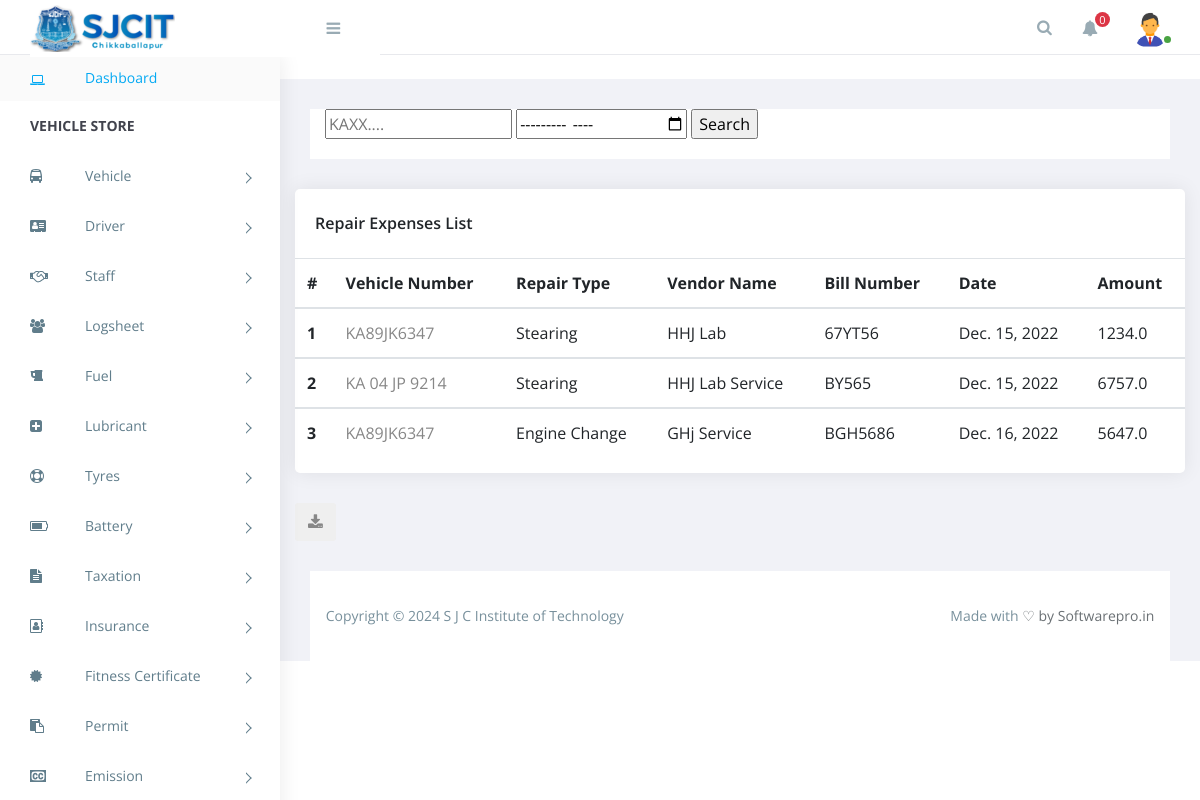
Screenshot of /repair_list (signed in) with the database file from the repository.
### accounts/models.py (models this page shows, shortened)
class Profile(models.Model):
    user = models.OneToOneField(User,null=True,on_delete=models.CASCADE)
    name = models.CharField(max_length=200,null=True)
    phone = models.CharField(max_length=200,null=True)
    email = models.EmailField(max_length=50,null=True)
    image = models.ImageField(default='/admin.png',null=True)
    date_created = models.DateTimeField(auto_now_add=True,null=True)

### invoice/models.py (models this page shows, shortened)
class Repair(models.Model):
    vehicle = models.ForeignKey(Vehicle, on_delete=models.CASCADE, related_name="repairs")
    repair_type = models.CharField(max_length=100, blank=False, null=False)
    vendor_name = models.CharField(max_length=100, blank=False, null=False)
    bill_no = models.CharField(max_length=100, blank=True, null=True)
    amount = models.FloatField(blank=False, null=False, )
    date = models.DateField(blank=False, null=False)
    reason = models.TextField(blank=True, null=True)

class Vehicle(models.Model):
    user = models.ForeignKey(
        User, on_delete=models.CASCADE, related_name="vehicles")
    vehicle_no = models.CharField(max_length=100, blank=False, null=False)
    type = models.CharField(max_length=100, blank=False, null=False,)
    owner_name = models.CharField(max_length=100, blank=False, null=False)
    wheel_base = models.CharField(max_length=100, blank=False, null=False,)
    engine_no = models.CharField(max_length=100, blank=False, null=False,unique=True)
    chasis_no = models.CharField(
        max_length=100, blank=False, null=False, unique=True)
    body_type = models.CharField(max_length=100, blank=False, null=False)
    fuel_type = models.CharField(max_length=100, blank=False, null=False)
    fuel_capacity = models.FloatField(blank=False, null=False)
    make = models.CharField(max_length=100, null=False, blank=False)
    seating_capacity = models.IntegerField(blank=False, null=False)
    unloaden_weight = models.IntegerField(blank=False, null=False)
    loaden_weight = models.IntegerField(blank=False, null=False)
    tyre_size = models.CharField(max_length=100, blank=False, null=False)
    registration_date = models.DateField(blank=False, null=False)
    target_kmpl = models.FloatField(blank=False, null=False, )

### accounts/decorators.py (the view)
        def wrapper_func(request, *args, **kwargs):
            group = None
            if request.user.groups.exists():
                group = request.user.groups.all()[0].name
            if group in allowed_roles:
                return view_func(request, *args, **kwargs)
            else:
                return HttpResponse('You are not authorized to view this page')

### invoice/notification_processors.py (called while the page is built)
def notifications(request):
    data = Notify.objects.filter(sent=True).order_by('-id')[:3]
    return {'notifications': data}

### templates/invoice/repair_list.html (shortened to what this page needs)
{% extends 'base/base.html' %}
{% block breadcrumbs %}
<div class="breadcrumbs">
    <div class="breadcrumbs-inner">
        <div class="row m-0">
            <div style="margin: 0px; padding: 0px;" class="col-s">
                <div class="page-header float-left">
                    <div class="page-title">
                        <form action="" method="post">
                            <div class="calender">
                                <input type="text" name="vehicle" id="vehicle" placeholder="KAXX....">
                                <input type="month" name="month" id="month">
                                <input type="submit" name="submit" value="Search">
                            </div>
                        </form>
                    </div>
                </div>
            </div>
        </div>
    </div>
</div>
{% endblock breadcrumbs %}
{% block content %}
<div class="row" style="display: block;">
    <div class="invoice">
        <div class="col-md-15">
            <div id="invoice">
                <div class="card">
                    <div class="card-body">
                        <h4 class="box-title">Repair Expenses List</h4>
                    </div>
                    <div class="card-body--">
                        <table class="table">
                            <thead>
                                <tr>
                                    <th>#</th>
                                    <th class="shrink">Vehicle Number</th>
                                    <th class="shrink">Repair Type</th>
                                    <th class="shrink">Vendor Name</th>
                                    <th class="shrink">Bill Number</th>
                                    <th class="shrink">Date</th>
                                    <th class="shrink">Amount</th>
                                </tr>
                            </thead>
                            {% if repair %}
                            {% for repair in repair %}
                            <tbody>
                                <tr>
                                    <th>{{forloop.counter}}</th>
                                    <td><a href="{% url 'detail_repair' repair.id %}">{{ repair.vehicle.vehicle_no }}</a></td>
                                    <td>{{ repair.repair_type }}</td>
                                    <td>{{ repair.vendor_name }}</td>
                                    <td>{{ repair.bill_no }}</td>
                                    <td>{{ repair.date }}</td>
                                    <td>{{ repair.amount }}</td>
                                </tr>
                            </tbody>
                            {% endfor %}
                            {% else %}
                            <tr>
                                <td colspan="12" class="text-center ">OOPS, repair Expense data not Found !</td>
                            </tr>
                            {% endif %}
                        </table>
                    </div>
                </div>
            </div>
        </div>
    </div>
    <button class="btn" onclick="generatePDF()"><i class="fa fa-download"></i></button>
</div>
{% endblock content %}

### templates/base/navbar.html (shortened to what this page needs)
{% load static %}
<header id="header" class="header">
    <div class="top-left">
        <div class="navbar-header">
            <a class="navbar-brand" href=""><img src="{% static 'images/logo_1.png' %}" alt="Logo"></a>
            <a id="menuToggle" class="menutoggle"><i class="fa fa-bars"></i></a>
        </div>
    </div>
    <div class="top-right">
        <div class="header-menu">
            <div class="header-left">
                <button class="search-trigger"><i class="fa fa-search"></i></button>
                <div class="dropdown for-notification">
                    <button class="btn btn-secondary dropdown-toggle" type="button" id="notification"
                        data-toggle="dropdown" aria-haspopup="true" aria-expanded="false">
                        <i class="fa fa-bell"></i>
                        <span class="count bg-danger" id="notification-badge">0</span>
                    </button>
                </div>
            </div>
            {% if request.user.is_authenticated %}
            {% if request.user.is_superuser %}
            <div class="user-area dropdown float-right">
                <a href="#" class="dropdown-toggle active" data-toggle="dropdown" aria-haspopup="true"
                    aria-expanded="false">
                    <img class="user-avatar rounded-circle" src="{{request.user.profile.image.url}}" alt="User Avatar">
                </a>
                <div class="user-menu dropdown-menu">
                    <a class="nav-link" href="{% url 'logout' %}"><i class="fa fa-power -off"></i>Logout</a>
                </div>
            </div>
            {% else %}
            <div class="user-area dropdown float-right">
                <a href="#" class="dropdown-toggle active" data-toggle="dropdown" aria-haspopup="true"
                    aria-expanded="false">
                    <img class="user-avatar rounded-circle" src="{{request.user.profile.image.url}}" alt="User Avatar">
                </a>
            </div>
            {% endif %}
            {% endif %}
        </div>
    </div>
</header>

### static/assets/css/style.css (style rules this page uses)
body { display: table; font-family: "Open Sans", sans-serif; font-size: 16px; width: 100%; }
h1, h2, h3, h4, h5, h6 { margin: 0; }
img { max-width: 100%; }
.btn, button, input, textarea { -webkit-box-shadow: none; box-shadow: none; outline: 0 !important; }
.btn { border-radius: 3px; }
.right-panel .top-left { width: 350px; float: left; }
.right-panel .breadcrumbs { float: left; margin-top: 30px; padding: 0 1.875em; width: 100%; }
.right-panel .breadcrumbs .breadcrumbs-inner { background-color: #fff; }
.right-panel .page-header { min-height: 50px; margin: 0px; padding: 0px 15px; background: #ffffff; border-bottom: 0px; }
.right-panel header.header { background: #fff; border-bottom: 1px solid #e8e9ed; -webkit-box-shadow: none; box-shadow: none; clear: both; padding: 0 30px; height: 55px; position: fixed; left: 280px; left: 0; right: 0; top: 0; z-index: 999; }
.right-panel .navbar-brand { width: 250px; display: inline-block; }
.right-panel .menutoggle { padding-top: 7px; }
.right-panel .navbar-header { width: 100%; background-color: #fff; padding: 0 1.25em 0 0; }
.right-panel .navbar-header>a { display: inline-block; }
.right-panel .navbar-brand { line-height: 42px; }
.right-panel .navbar-brand img { max-width: 145px; }
.menutoggle { background-color: transparent; color: #99abb4 !important; cursor: pointer; font-size: 1em; height: 40px; line-height: 40px; width: 40px; display: block; text-align: right; }
.search-trigger { background: transparent; border: none; color: #99abb4; cursor: pointer; font-size: 16px; line-height: 55px; padding: 0; width: 43px; }
.header-left { display: inline-block; }
.header-left .dropdown { display: inline-block; }
.header-left .dropdown .dropdown-toggle { background: transparent; border: none; color: #99abb4; font-size: 16px; line-height: 55px; padding-top: 0; padding-bottom: 0; }
.header-left .dropdown .dropdown-toggle:after { display: none; }
.header-left .dropdown .dropdown-toggle .count { border-radius: 50%; color: #fff; font-size: 11px; height: 15px; width: 15px; line-height: 15px; right: 0; top: 12px; position: absolute; }
.header-menu { display: -webkit-box; display: -ms-flexbox; display: flex; -webkit-box-pack: end; -ms-flex-pack: end; justify-content: flex-end; }
.header-menu .dropdown { line-height: 55px; margin-top: 0 !important; }
.header-menu .dropdown .dropdown-toggle { line-height: 55px; }
.user-area .dropdown-toggle { position: relative; z-index: 0; }
.user-area .dropdown-toggle:before { content: ""; position: absolute; right: -3px; bottom: 10px; background: #868e96; width: 11px; height: 11px; border-radius: 100%; border: 2px solid white; z-index: 1; }
.user-area .dropdown-toggle.active:before { background: #49a342; }
.user-area { float: right; padding-right: 0; position: relative; padding-left: 20px; }
.user-area .user-avatar { float: right; width: 40px; }
.user-area .dropdown-toggle { line-height: 55px; height: 55px; display: -webkit-box; display: -ms-flexbox; display: flex; -webkit-box-pack: center; -ms-flex-pack: center; justify-content: center; -webkit-box-align: center; -ms-flex-align: center; align-items: center; }
.user-area .dropdown-toggle:after { display: none; }
.card { margin-bottom: 1.875em; border-radius: 5px; padding: 0; border: 0px solid transparent; -webkit-box-shadow: 0 0 20px rgba(0, 0, 0, 0.08); box-shadow: 0 0 20px rgba(0, 0, 0, 0.08); }
.card .box-title { font-weight: 600; font-size: 1em; padding: 5px 0; }
.card .card-body { float: left; padding: 1.25em; position: relative; width: 100%; }
.card h4 { font-size: 1.1rem; }
.btn, .button { display: inline-block; font-weight: 400; text-align: center; white-space: nowrap; vertical-align: middle; -webkit-transition: all .15s ease-in-out; transition: all .15s ease-in-out; border-radius: 3; cursor: pointer; }
@media (max-width: 1368px) { .card-body { padding: 15px; } }

### templates/base/base.html (style rules this page uses)
table { border-collapse: collapse; border-spacing: 0; width: 100%; }
table th.shrink { white-space: nowrap; }

### rows the page displays
Repair: vehicle.vehicle_no "KA89JK6347", repair_type "Stearing", vendor_name "HHJ Lab", bill_no "67YT56", date "Dec. 15, 2022", amount "1234.0"
Repair: vehicle.vehicle_no "KA 04 JP 9214", repair_type "Stearing", vendor_name "HHJ Lab Service", bill_no "BY565", date "Dec. 15, 2022", amount "6757.0"
Repair: vehicle.vehicle_no "KA89JK6347", repair_type "Engine Change", vendor_name "GHj Service", bill_no "BGH5686", date "Dec. 16, 2022", amount "5647.0"
